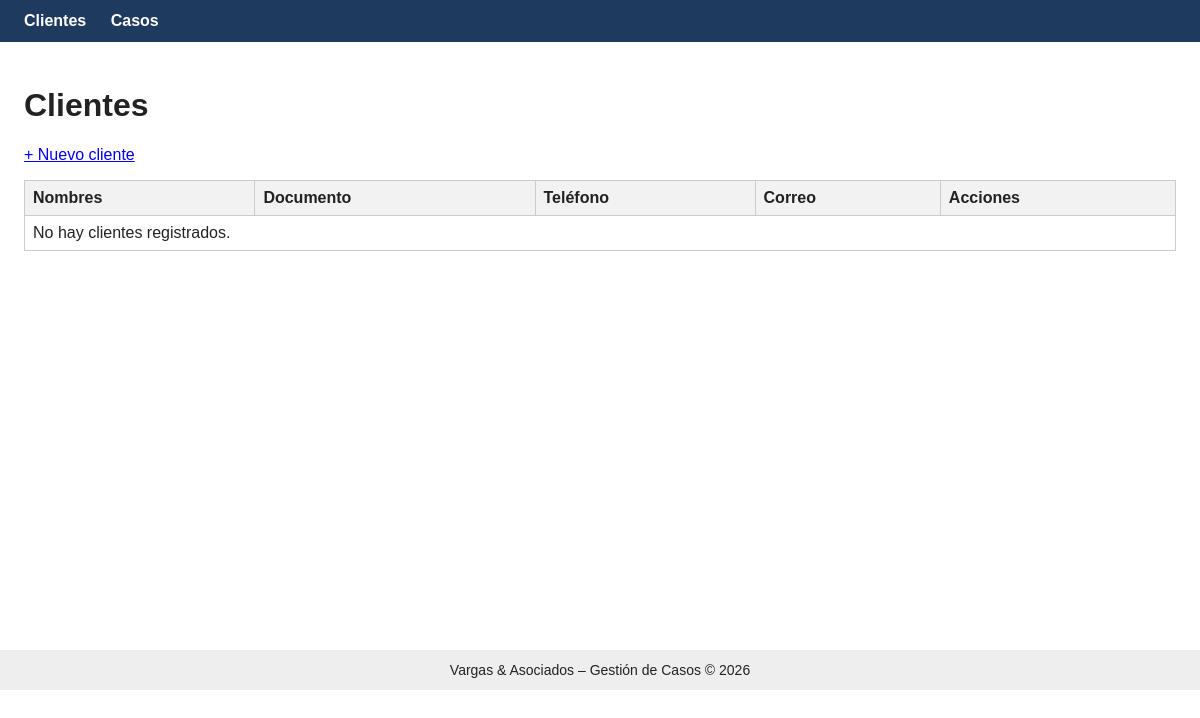
/clientes/, run on an earlier commit of the app's database.
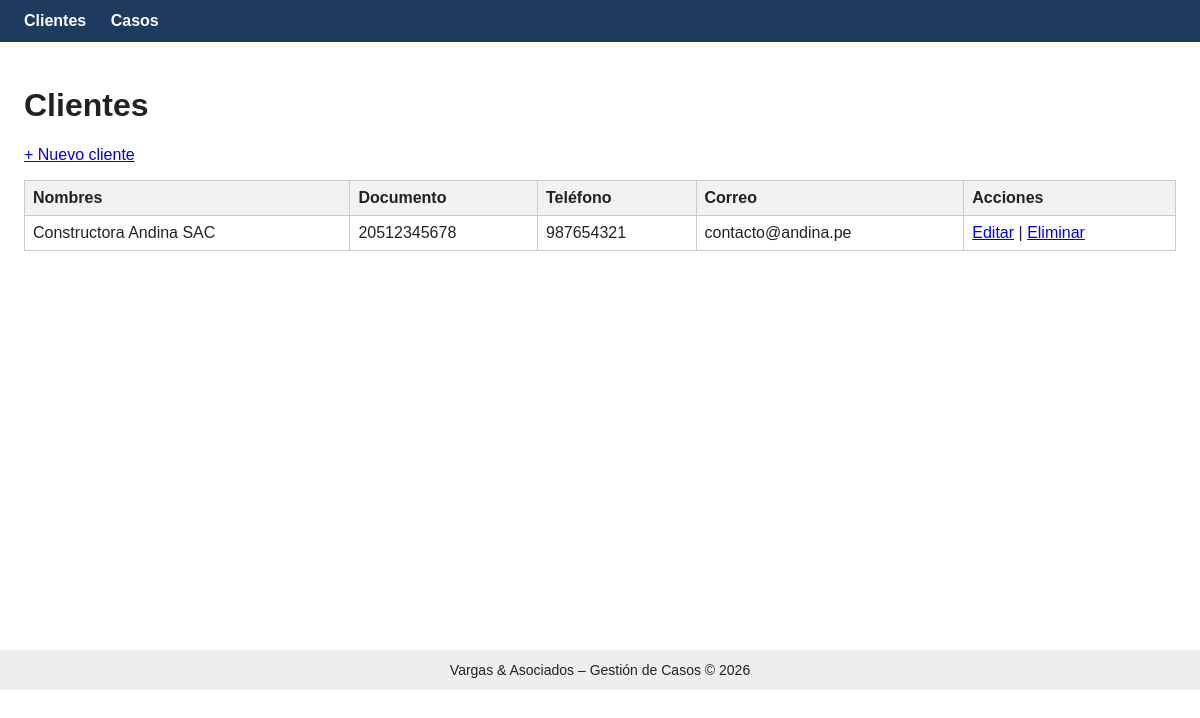
And on a later commit of the database.
### casos/models.py (models this page shows, shortened)
class Cliente(models.Model):
    nombres = models.CharField(max_length=150)
    documento = models.CharField("DNI o RUC", max_length=11, unique=True)
    telefono = models.CharField(max_length=20, blank=True)
    correo = models.EmailField(blank=True)

### casos/views.py (the view)
# urls.py: path("clientes/", views.lista_clientes, name="lista_clientes"),
def lista_clientes(request):
    clientes = Cliente.objects.all().order_by("nombres")
    return render(request, "casos/cliente_lista.html", {"clientes": clientes})

### casos/templates/casos/cliente_lista.html (shortened to what this page needs)
{% extends "casos/base.html" %}
{% block contenido %}
<h1>Clientes</h1>
<p><a href="{% url 'casos:crear_cliente' %}">+ Nuevo cliente</a></p>
<table>
  <tr><th>Nombres</th><th>Documento</th><th>Teléfono</th><th>Correo</th><th>Acciones</th></tr>
  {% for c in clientes %}
  <tr>
    <td>{{ c.nombres }}</td>
    <td>{{ c.documento }}</td>
    <td>{{ c.telefono }}</td>
    <td>{{ c.correo }}</td>
    <td>
      <a href="{% url 'casos:editar_cliente' c.id %}">Editar</a> |
      <a href="{% url 'casos:eliminar_cliente' c.id %}">Eliminar</a>
    </td>
  </tr>
  {% empty %}
  <tr><td colspan="5">No hay clientes registrados.</td></tr>
  {% endfor %}
</table>
{% endblock %}

What changed in the data, as far as the page shows it:
added Cliente: nombres "Constructora Andina SAC", documento "20512345678", telefono "987654321", correo "contacto@andina.pe"
Also different on the page:
text no longer shown: "No hay clientes registrados."
